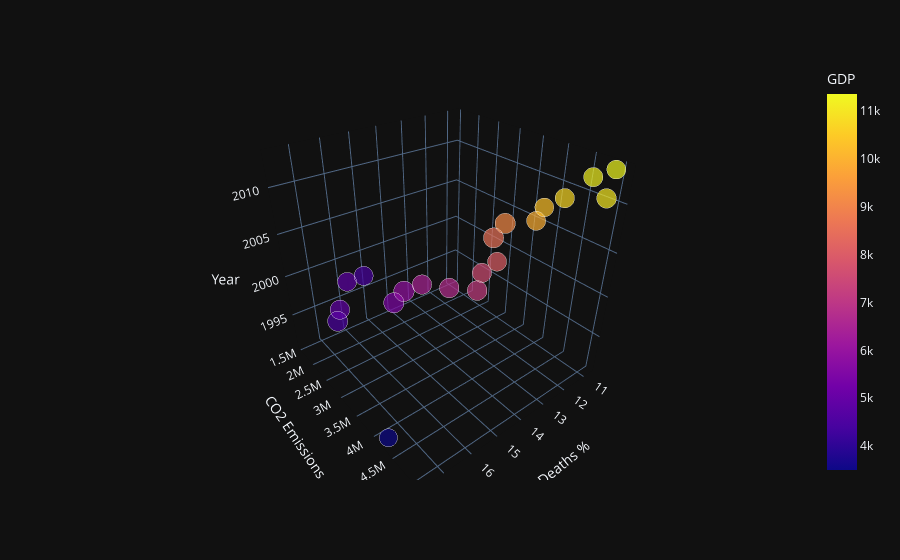

The code cell stored with this chart in its notebook:
### Code cell
trace4

### Figure 1 — Plotly figure (JSON) as saved in the notebook; plotly's stock layout.template omitted (floating-point values rounded to 4 significant figures)
{"data": [{"hovertemplate": "Deaths %=%{x}<br>CO2 Emissions=%{y}<br>Year=%{z}<br>Food Emissions=%{marker.size}<br>GDP=%{marker.color}<extra></extra>", "legendgroup": "", "marker": {"color": [3497.0, 4472.0, 4909.0, 4401.0, 4819.0, 5475.0, 5893.0, 6442.0, 6755.0, 7155.0, 7581.0, 8041.0, 8569.0, 9151.0, 9913.0, 10310.0, 10750.0, 11050.0, 11230.0, 11360.0], "coloraxis": "coloraxis", "size": [4011691, 4861000.0, 4570000.0, 4432000.0, 4344000.0, 5024000.0, 5101000.0, 4576000.0, 4684000.0, 4722000.0, 4518000.0, 4335000.0, 4937000.0, 5025000.0, 4437475, 4324000.0, 4582000.0, 4699000.0, 4544000.0, 4380000.0], "sizemode": "area", "sizeref": 12750.0, "symbol": "circle"}, "mode": "markers", "name": "", "scene": "scene", "showlegend": false, "type": "scatter3d", "x": [17.61, 16.79, 16.59, 15.08, 15.97, 15.63, 15.27, 14.87, 14.63, 14.39, 14.0, 13.6, 13.1, 12.63, 12.27, 11.93, 11.55, 11.28, 10.99, 10.74], "y": [4228256, 2066496, 1993216, 1531552, 1744064, 2975168, 3004480, 3220656, 3748272, 4231920, 4103680, 4198944, 3843536, 3828880, 4272224, 4253904, 4448096, 5030672, 4667936, 4928080], "z": [1991, 1995, 1996, 1997, 1998, 1999, 2000, 2001, 2002, 2003, 2004, 2005, 2006, 2007, 2008, 2009, 2010, 2011, 2012, 2013]}], "layout": {"autosize": true, "coloraxis": {"colorbar": {"title": {"text": "GDP"}}, "colorscale": [[0, "#0d0887"], [0.1111, "#46039f"], [0.2222, "#7201a8"], [0.3333, "#9c179e"], [0.4444, "#bd3786"], [0.5556, "#d8576b"], [0.6667, "#ed7953"], [0.7778, "#fb9f3a"], [0.8889, "#fdca26"], [1, "#f0f921"]]}, "legend": {"itemsizing": "constant", "tracegroupgap": 0}, "margin": {"t": 60}, "scene": {"aspectmode": "auto", "aspectratio": {"x": 1, "y": 1, "z": 1}, "camera": {"center": {"x": 0, "y": 0, "z": 0}, "eye": {"x": 1.144, "y": 1.441, "z": 1.141}, "projection": {"type": "perspective"}, "up": {"x": 0, "y": 0, "z": 1}}, "domain": {"x": [0, 1], "y": [0, 1]}, "xaxis": {"title": {"text": "Deaths %"}, "type": "linear"}, "yaxis": {"title": {"text": "CO2 Emissions"}, "type": "linear"}, "zaxis": {"title": {"text": "Year"}, "type": "linear"}}}}
